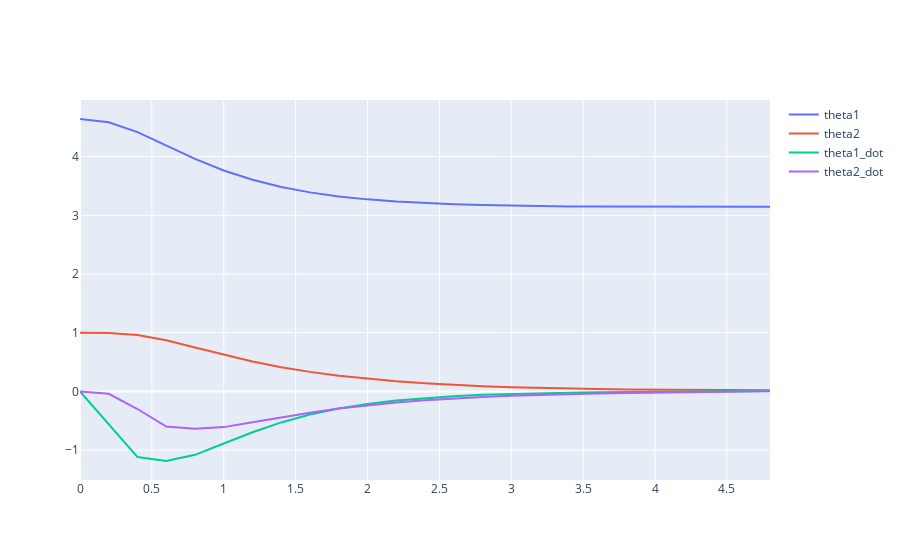

The cell this chart's notebook holds for it:
### Code cell
x0 = torch.tensor([np.pi+1.5, 1., 0., 0.], dtype=vf.dtype)
v, res = V(x0)
sys.plot_result(res).show()
